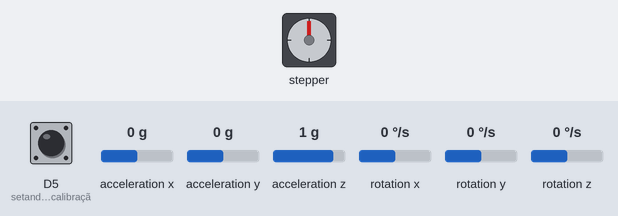
This sketch was run on a simulated ESP8266 (NodeMCU). On the bench: stepper motor. Wiring (inferred from the names in the program): MPU-6050 motion sensor at I2C address 0x68; stepper motor driver (200 steps per turn assumed): step D3; direction D4. The test bench sets the inputs (shaded band); at power-on: D5 (setando_pino_de_calibraçã) LOW, acceleration x 0 g, acceleration y 0 g, acceleration z 1 g, rotation x 0 °/s, rotation y 0 °/s, rotation z 0 °/s. What the sketch prints to the serial monitor is not drawn.

Above: at 1.2 s.
1.3 s: D5 (setando_pino_de_calibraçã) pulled HIGH for 1 s
At 3.1 s:
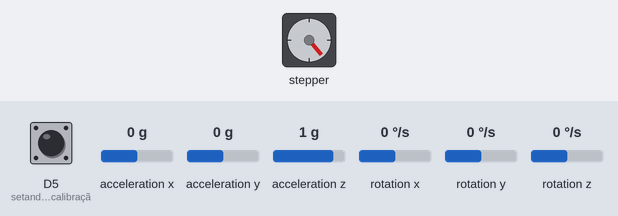
3.8 s: D5 (setando_pino_de_calibraçã) pulled HIGH for 0.15 s
At 4.9 s:
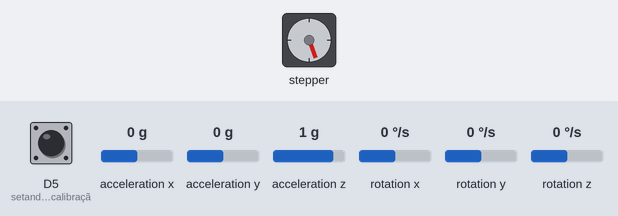
5.4 s: D5 (setando_pino_de_calibraçã) pulled HIGH for 0.15 s
At 6.1 s:
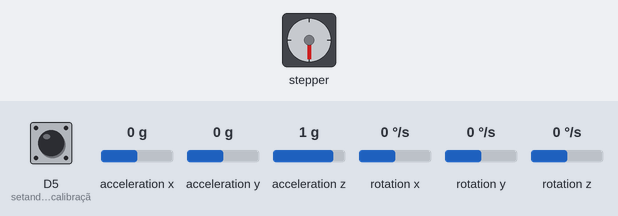
7.0 s: D5 (setando_pino_de_calibraçã) pulled HIGH for 3.2 s
At 11.3 s:
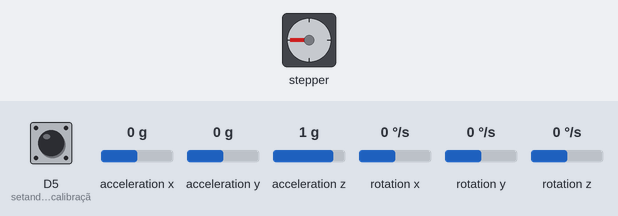
11.7 s: D5 (setando_pino_de_calibraçã) pulled HIGH for 0.15 s
At 12.2 s:
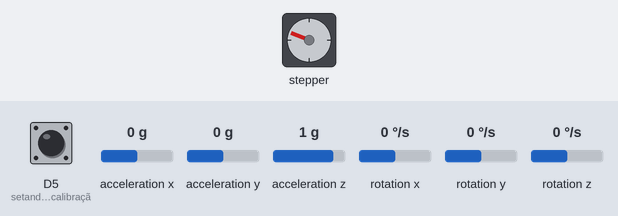
13.3 s: D5 (setando_pino_de_calibraçã) pulled HIGH for 1 s
At 14.9 s:
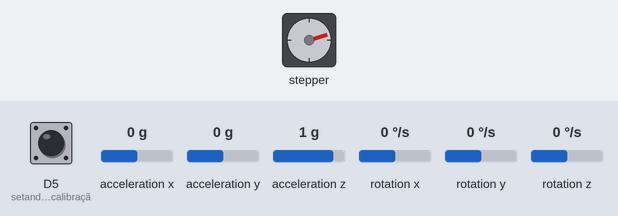
Timing chart, 0 to 16.4 s (numbered marks = the images above; inputs shaded):
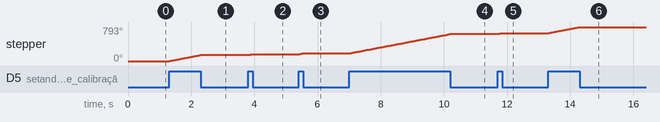

Measured:
- after the input at 1.3 s, stepper: turns 140° clockwise in 0.98 s, starting at once
- after the input at 3.8 s, stepper: turns 20° clockwise in 0.13 s, starting at once
- after the input at 5.4 s, stepper: turns 20° clockwise in 0.13 s, starting at once
- after the input at 7.0 s, stepper: turns 450° clockwise in 3.2 s, starting at once
- after the input at 11.7 s, stepper: turns 21° clockwise in 0.14 s, starting at once
- after the input at 13.3 s, stepper: turns 142° clockwise in 1.0 s, starting at once

The sketch:

angulos_motor_passo_calibracao.ino
```cpp
#include<Wire.h>
                                                // Nota: g = aceleração devido a gravidade = 9.81 m/s^2

                                                // Pequenas vibrações requer sensibilidade mais alta
// Definindo o endereço I2C do MPU
int MPU = 0x68;

// Definindo os vetores de valores bruto das leituras do acelerometro e giroscopio
int16_t accResult[3], gyroResult[3];

// Definimos as taxas de conversão
#define A_R 16384.0                     // mais ou menos 250 graus/seg
#define G_R 131.0                       // mais ou menos 2 g

// Definimos a conversão de radianos para graus 180/PI
#define RAD_A_DEG = 57.295779

// define números de pinos do driver no arduino
const int stepPin = D3;
const int dirPin = D4;

// Angulos
float Acc[2];
float Gy[3];
float Angle[2];

//Função de escrita em um dispositivo I2C
void writeTo(byte device, byte toAddress, byte val) {
  Wire.beginTransmission(device);     // Inicia a transmissão de dados para o endereço do dispositivo
  Wire.write(toAddress);               // Endereça o registrador que irá ser escrito a informacao
  Wire.write(val);                      // Valor que será enviado via SDA para o endereço descrito anteriormente (8bits)
  Wire.endTransmission();                // Encerra a transmissao, liberando o barramento para uma nova operacao
}

//Função de leitura em um dispositivo I2C
void readFrom(byte device, byte fromAddress, int num, byte result[]) {
  Wire.beginTransmission(device);
  Wire.write(fromAddress);
  Wire.endTransmission();
  Wire.requestFrom((int)device, num);       // Informa o dispositivo identificado por endereço que queremos ler uma posição de memória. num = numero de bytes requeridos
  int i = 0;
  while(Wire.available()) {                 // Verifica se há informação disponível para leitura
    result[i] = Wire.read();                // Lê um byte de cada vez e armazena no veotr result[i]
    i++;
  }
}

//Função que lê as leituras do acelerômetro
void GetAccelerometerReadings(int16_t Result[]){
byte buffer[6];
readFrom(MPU, 0x3B, 6, buffer);                   //Lê 6 bytes no registrador de apenas leitura 0x3B(ACCEL_XOUT) e armazena no buffer os valores
Result[0] = (((int16_t)buffer[0]) << 8) | buffer[1];  // Armazena os valores do sensor num vetor
Result[1] = (((int16_t)buffer[2]) << 8) | buffer[3];
Result[2] = (((int16_t)buffer[4]) << 8) | buffer[5];
}

//Função que lê as leituras do giroscópio
void GetGyroscopeReadings(int16_t Result[])
{
byte buffer[6];
readFrom(MPU, 0x43, 6, buffer);                   // leitura do registrador 0x43 (GYRO_XOUT[15:8])
Result[0] = (((int16_t)buffer[0]) << 8) | buffer[1];
Result[1] = (((int16_t)buffer[2]) << 8) | buffer[3];
Result[2] = (((int16_t)buffer[4]) << 8) | buffer[5];
}

void setup()
{
  Wire.begin(D1,D2);        // Inicia a comuinicação I2C (D1 = SDA, D2 = SCL)
//Wire.begin();
  writeTo(MPU, 0x6B, 0);    // Inicializa o MPU-6050
  Serial.begin(115200);     // Inicia a comunicação serial a uma dada taxa de transmissão (bits/sec)

  // Define os dois pinos como Saídas
pinMode (stepPin, OUTPUT);
pinMode (dirPin, OUTPUT);
}

void loop()
{
  GetAccelerometerReadings(accResult);
  GetGyroscopeReadings(gyroResult);

// Com os valores do acelerômetro é calculado os ângulos Y e X com a fórmula da tangente.
   Acc[1] = atan(-1*(accResult[0]/A_R)/sqrt(pow((accResult[1]/A_R),2) + pow((accResult[2]/A_R),2)))*RAD_TO_DEG;         // Ângulo Y
   Acc[0] = atan((accResult[1]/A_R)/sqrt(pow((accResult[0]/A_R),2) + pow((accResult[2]/A_R),2)))*RAD_TO_DEG;            // Ângulo X

// Calculando os ângulos do giroscópio
   Gy[0] = gyroResult[0]/G_R;
   Gy[1] = gyroResult[1]/G_R;
   Gy[2] = gyroResult[2]/G_R;

// Aplicando o Filtro Complementar
   Angle[0] = 0.98 *(Angle[0]+Gy[0]*0.010) + 0.02*Acc[0];
   Angle[1] = 0.98 *(Angle[1]+Gy[1]*0.010) + 0.02*Acc[1];

   Angle[2] = Angle[2] + Gy[2] * 0.010;

// Mostrando os valores pelo monitor serial
   //Serial.print("Ângulo X: "); Serial.print(Angle[0]); Serial.print("\n");
  // Serial.print("Ângulo Y: "); Serial.print(Angle[1]); Serial.print("\n------------\n");
  // Serial.print("Ângulo Y: "); Serial.print(Angle[1]); Serial.print("\n");
   //Serial.print("Ângulo Z: "); Serial.print(Angle[2]); Serial.print("\n------------\n");

   delay(10); // Nosso dt será de 0.010, que é o intervalo de tempo em cada medição

   int angulo;
   angulo = map(Angle[1], -90, 90, 0, 180); // Para mudar o grau de liberdade basta trocar aqui Algle[0] por Algle[1]
   Serial.print("Ângulo Y: "); Serial.print(angulo); Serial.print("\n");

   // -----------------------------------------------------------------------------------------------------------------------
   // Controle do motor de passo


  int default_calibracao = 87, aux;

  pinMode(D5, INPUT); //setando pino de calibração como entrada para receber o nível lógico da raspberry

  if (digitalRead(D5) == HIGH){ // se em nivel logico alto, inicia a calibração

      if(angulo > default_calibracao){
        aux = angulo - default_calibracao;
        digitalWrite(dirPin, HIGH);

        // faz 1 pulso no sentido horario
        for(int x = 0; x < 1; x++) {
          digitalWrite(stepPin,HIGH);
          delayMicroseconds(500);
          digitalWrite(stepPin,LOW);
          delayMicroseconds(500);
        }
      }
   if(angulo < default_calibracao){

          digitalWrite(dirPin,LOW);

          // faz 400 pulsos para fazer duas rotações de ciclo completo
          for(int x = 0; x < 1; x++) {
          digitalWrite(stepPin,HIGH);
          delayMicroseconds(500);
          digitalWrite(stepPin,LOW);
          delayMicroseconds(500);
          }
        }


    }


}
```
